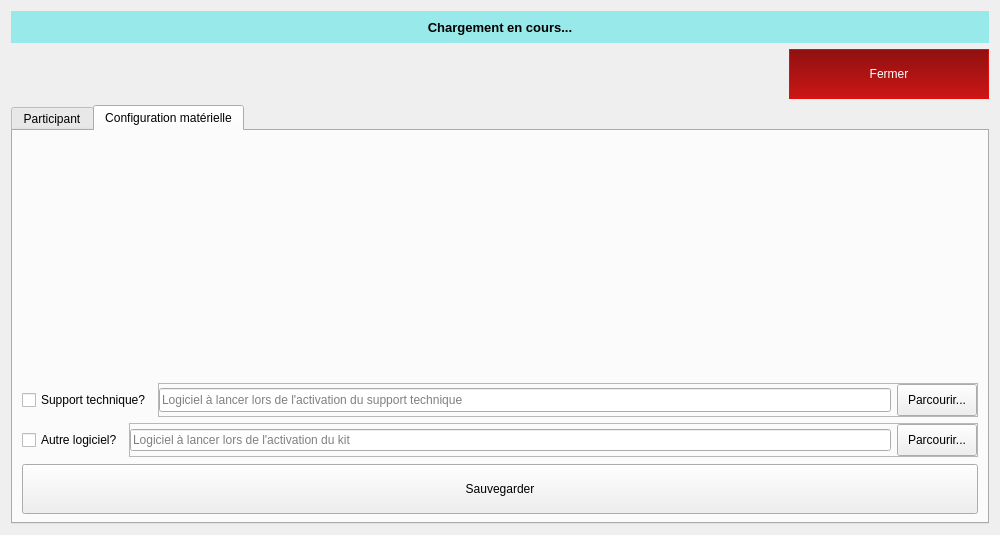
<?xml version="1.0" encoding="UTF-8"?>
<ui version="4.0">
 <class>KitConfigDialog</class>
 <widget class="QDialog" name="KitConfigDialog">
  <property name="geometry">
   <rect>
    <x>0</x>
    <y>0</y>
    <width>1000</width>
    <height>535</height>
   </rect>
  </property>
  <property name="windowTitle">
   <string>OpenTeraPlus - Kit - Configuration</string>
  </property>
  <property name="styleSheet">
   <string notr="true">QPushButton#btnClose,QPushButton#btnSaveConfig{
	min-height: 48px;
}

QComboBox{
	min-height: 32px;
}

QLabel#lblStatus{
	background-color: rgba(64,227,227,50%);;
	color: black;
}

QPushButton#btnClose{
	background-color: qlineargradient(x1: 0, y1: 0, x2: 0, y2: 1, stop: 0 #8f1010, stop: 1 #cc1616);
    color: white;
    border: 1px solid #e60b0b;
}</string>
  </property>
  <layout class="QVBoxLayout" name="verticalLayout">
   <item>
    <widget class="QLabel" name="lblStatus">
     <property name="minimumSize">
      <size>
       <width>0</width>
       <height>32</height>
      </size>
     </property>
     <property name="font">
      <font>
       <pointsize>10</pointsize>
       <bold>true</bold>
      </font>
     </property>
     <property name="text">
      <string>Chargement en cours...</string>
     </property>
     <property name="alignment">
      <set>Qt::AlignCenter</set>
     </property>
    </widget>
   </item>
   <item>
    <layout class="QHBoxLayout" name="horizontalLayout_2">
     <item>
      <spacer name="horizontalSpacer">
       <property name="orientation">
        <enum>Qt::Horizontal</enum>
       </property>
       <property name="sizeHint" stdset="0">
        <size>
         <width>40</width>
         <height>20</height>
        </size>
       </property>
      </spacer>
     </item>
     <item>
      <widget class="QPushButton" name="btnClose">
       <property name="sizePolicy">
        <sizepolicy hsizetype="Preferred" vsizetype="Fixed">
         <horstretch>0</horstretch>
         <verstretch>0</verstretch>
        </sizepolicy>
       </property>
       <property name="minimumSize">
        <size>
         <width>200</width>
         <height>50</height>
        </size>
       </property>
       <property name="cursor">
        <cursorShape>PointingHandCursor</cursorShape>
       </property>
       <property name="text">
        <string>Fermer</string>
       </property>
       <property name="icon">
        <iconset resource="../../resources/TeraClient.qrc">
         <normaloff>:/icons/ok.png</normaloff>:/icons/ok.png</iconset>
       </property>
       <property name="iconSize">
        <size>
         <width>32</width>
         <height>32</height>
        </size>
       </property>
      </widget>
     </item>
    </layout>
   </item>
   <item>
    <widget class="QTabWidget" name="tabSections">
     <property name="currentIndex">
      <number>1</number>
     </property>
     <property name="iconSize">
      <size>
       <width>32</width>
       <height>32</height>
      </size>
     </property>
     <widget class="QWidget" name="tabParticipant">
      <attribute name="icon">
       <iconset resource="../../resources/TeraClient.qrc">
        <normaloff>:/icons/patient.png</normaloff>:/icons/patient.png</iconset>
      </attribute>
      <attribute name="title">
       <string>Participant</string>
      </attribute>
      <layout class="QVBoxLayout" name="verticalLayout_2">
       <property name="spacing">
        <number>15</number>
       </property>
       <item>
        <layout class="QGridLayout" name="gridLayout">
         <item row="0" column="7">
          <widget class="QLabel" name="lblGroup">
           <property name="sizePolicy">
            <sizepolicy hsizetype="Maximum" vsizetype="Preferred">
             <horstretch>0</horstretch>
             <verstretch>0</verstretch>
            </sizepolicy>
           </property>
           <property name="text">
            <string>Groupe</string>
           </property>
          </widget>
         </item>
         <item row="0" column="0">
          <widget class="QLabel" name="icoSite">
           <property name="sizePolicy">
            <sizepolicy hsizetype="Maximum" vsizetype="Maximum">
             <horstretch>0</horstretch>
             <verstretch>0</verstretch>
            </sizepolicy>
           </property>
           <property name="minimumSize">
            <size>
             <width>32</width>
             <height>32</height>
            </size>
           </property>
           <property name="maximumSize">
            <size>
             <width>32</width>
             <height>32</height>
            </size>
           </property>
           <property name="text">
            <string/>
           </property>
           <property name="pixmap">
            <pixmap resource="../../resources/TeraClient.qrc">:/icons/site.png</pixmap>
           </property>
           <property name="scaledContents">
            <bool>true</bool>
           </property>
          </widget>
         </item>
         <item row="0" column="5">
          <widget class="QComboBox" name="cmbProjects">
           <property name="enabled">
            <bool>false</bool>
           </property>
          </widget>
         </item>
         <item row="0" column="6">
          <widget class="QLabel" name="icoGroup">
           <property name="sizePolicy">
            <sizepolicy hsizetype="Fixed" vsizetype="Fixed">
             <horstretch>0</horstretch>
             <verstretch>0</verstretch>
            </sizepolicy>
           </property>
           <property name="minimumSize">
            <size>
             <width>32</width>
             <height>32</height>
            </size>
           </property>
           <property name="maximumSize">
            <size>
             <width>32</width>
             <height>32</height>
            </size>
           </property>
           <property name="text">
            <string/>
           </property>
           <property name="pixmap">
            <pixmap resource="../../resources/TeraClient.qrc">:/icons/group.png</pixmap>
           </property>
           <property name="scaledContents">
            <bool>true</bool>
           </property>
          </widget>
         </item>
         <item row="0" column="3">
          <widget class="QLabel" name="icoProject">
           <property name="sizePolicy">
            <sizepolicy hsizetype="Fixed" vsizetype="Fixed">
             <horstretch>0</horstretch>
             <verstretch>0</verstretch>
            </sizepolicy>
           </property>
           <property name="minimumSize">
            <size>
             <width>32</width>
             <height>32</height>
            </size>
           </property>
           <property name="maximumSize">
            <size>
             <width>32</width>
             <height>32</height>
            </size>
           </property>
           <property name="text">
            <string/>
           </property>
           <property name="pixmap">
            <pixmap resource="../../resources/TeraClient.qrc">:/icons/project.png</pixmap>
           </property>
           <property name="scaledContents">
            <bool>true</bool>
           </property>
          </widget>
         </item>
         <item row="0" column="2">
          <widget class="QComboBox" name="cmbSites">
           <property name="enabled">
            <bool>false</bool>
           </property>
          </widget>
         </item>
         <item row="0" column="8">
          <widget class="QComboBox" name="cmbGroups">
           <property name="enabled">
            <bool>false</bool>
           </property>
          </widget>
         </item>
         <item row="0" column="4">
          <widget class="QLabel" name="lblProject">
           <property name="sizePolicy">
            <sizepolicy hsizetype="Maximum" vsizetype="Preferred">
             <horstretch>0</horstretch>
             <verstretch>0</verstretch>
            </sizepolicy>
           </property>
           <property name="text">
            <string>Projet</string>
           </property>
          </widget>
         </item>
         <item row="0" column="1">
          <widget class="QLabel" name="lblSite">
           <property name="sizePolicy">
            <sizepolicy hsizetype="Maximum" vsizetype="Preferred">
             <horstretch>0</horstretch>
             <verstretch>0</verstretch>
            </sizepolicy>
           </property>
           <property name="text">
            <string>Site</string>
           </property>
          </widget>
         </item>
        </layout>
       </item>
       <item>
        <widget class="QListWidget" name="lstParticipants">
         <property name="enabled">
          <bool>false</bool>
         </property>
         <property name="editTriggers">
          <set>QAbstractItemView::NoEditTriggers</set>
         </property>
         <property name="iconSize">
          <size>
           <width>64</width>
           <height>64</height>
          </size>
         </property>
         <property name="textElideMode">
          <enum>Qt::ElideMiddle</enum>
         </property>
         <property name="movement">
          <enum>QListView::Static</enum>
         </property>
         <property name="spacing">
          <number>0</number>
         </property>
         <property name="gridSize">
          <size>
           <width>100</width>
           <height>100</height>
          </size>
         </property>
         <property name="viewMode">
          <enum>QListView::IconMode</enum>
         </property>
         <property name="uniformItemSizes">
          <bool>false</bool>
         </property>
         <property name="wordWrap">
          <bool>true</bool>
         </property>
         <property name="itemAlignment">
          <set>Qt::AlignCenter</set>
         </property>
        </widget>
       </item>
       <item>
        <layout class="QGridLayout" name="gridLayout_2">
         <item row="0" column="1">
          <widget class="QLabel" name="lblService">
           <property name="sizePolicy">
            <sizepolicy hsizetype="Maximum" vsizetype="Preferred">
             <horstretch>0</horstretch>
             <verstretch>0</verstretch>
            </sizepolicy>
           </property>
           <property name="text">
            <string>Service</string>
           </property>
          </widget>
         </item>
         <item row="0" column="2">
          <widget class="QComboBox" name="cmbServices">
           <property name="enabled">
            <bool>false</bool>
           </property>
          </widget>
         </item>
         <item row="0" column="0">
          <widget class="QLabel" name="icoService">
           <property name="sizePolicy">
            <sizepolicy hsizetype="Fixed" vsizetype="Fixed">
             <horstretch>0</horstretch>
             <verstretch>0</verstretch>
            </sizepolicy>
           </property>
           <property name="minimumSize">
            <size>
             <width>32</width>
             <height>32</height>
            </size>
           </property>
           <property name="maximumSize">
            <size>
             <width>32</width>
             <height>32</height>
            </size>
           </property>
           <property name="text">
            <string/>
           </property>
           <property name="pixmap">
            <pixmap resource="../../resources/TeraClient.qrc">:/icons/service.png</pixmap>
           </property>
           <property name="scaledContents">
            <bool>true</bool>
           </property>
          </widget>
         </item>
        </layout>
       </item>
       <item>
        <layout class="QHBoxLayout" name="horizontalLayout">
         <item>
          <widget class="QPushButton" name="btnSetParticipant">
           <property name="enabled">
            <bool>false</bool>
           </property>
           <property name="cursor">
            <cursorShape>PointingHandCursor</cursorShape>
           </property>
           <property name="text">
            <string>Associer ce participant à ce kit</string>
           </property>
           <property name="icon">
            <iconset resource="../../resources/TeraClient.qrc">
             <normaloff>:/icons/patient_online.png</normaloff>:/icons/patient_online.png</iconset>
           </property>
           <property name="iconSize">
            <size>
             <width>32</width>
             <height>32</height>
            </size>
           </property>
          </widget>
         </item>
         <item>
          <widget class="QPushButton" name="btnUnsetParticipant">
           <property name="enabled">
            <bool>false</bool>
           </property>
           <property name="cursor">
            <cursorShape>PointingHandCursor</cursorShape>
           </property>
           <property name="text">
            <string>Désassocier le participant actuel</string>
           </property>
           <property name="icon">
            <iconset resource="../../resources/TeraClient.qrc">
             <normaloff>:/icons/delete_old.png</normaloff>:/icons/delete_old.png</iconset>
           </property>
           <property name="iconSize">
            <size>
             <width>32</width>
             <height>32</height>
            </size>
           </property>
          </widget>
         </item>
        </layout>
       </item>
      </layout>
     </widget>
     <widget class="QWidget" name="tabConfig">
      <attribute name="icon">
       <iconset resource="../../resources/TeraClient.qrc">
        <normaloff>:/icons/device.png</normaloff>:/icons/device.png</iconset>
      </attribute>
      <attribute name="title">
       <string>Configuration matérielle</string>
      </attribute>
      <layout class="QVBoxLayout" name="verticalLayout_3">
       <item>
        <widget class="TeraForm" name="wdgDeviceConfig" native="true">
         <property name="sizePolicy">
          <sizepolicy hsizetype="Expanding" vsizetype="Expanding">
           <horstretch>0</horstretch>
           <verstretch>0</verstretch>
          </sizepolicy>
         </property>
        </widget>
       </item>
       <item>
        <layout class="QHBoxLayout" name="horizontalLayout_3">
         <item>
          <widget class="QCheckBox" name="chkTechSup">
           <property name="cursor">
            <cursorShape>PointingHandCursor</cursorShape>
           </property>
           <property name="text">
            <string>Support technique?</string>
           </property>
          </widget>
         </item>
         <item>
          <widget class="QFrame" name="frameTechSup">
           <property name="frameShape">
            <enum>QFrame::StyledPanel</enum>
           </property>
           <property name="frameShadow">
            <enum>QFrame::Raised</enum>
           </property>
           <layout class="QHBoxLayout" name="horizontalLayout_4">
            <property name="leftMargin">
             <number>0</number>
            </property>
            <property name="topMargin">
             <number>0</number>
            </property>
            <property name="rightMargin">
             <number>0</number>
            </property>
            <property name="bottomMargin">
             <number>0</number>
            </property>
            <item>
             <widget class="QLineEdit" name="txtTechSup">
              <property name="minimumSize">
               <size>
                <width>0</width>
                <height>24</height>
               </size>
              </property>
              <property name="placeholderText">
               <string>Logiciel à lancer lors de l'activation du support technique</string>
              </property>
             </widget>
            </item>
            <item>
             <widget class="QPushButton" name="btnTechSup">
              <property name="minimumSize">
               <size>
                <width>0</width>
                <height>32</height>
               </size>
              </property>
              <property name="cursor">
               <cursorShape>PointingHandCursor</cursorShape>
              </property>
              <property name="text">
               <string>Parcourir...</string>
              </property>
              <property name="icon">
               <iconset resource="../../resources/TeraClient.qrc">
                <normaloff>:/icons/search.png</normaloff>:/icons/search.png</iconset>
              </property>
              <property name="iconSize">
               <size>
                <width>24</width>
                <height>24</height>
               </size>
              </property>
             </widget>
            </item>
           </layout>
          </widget>
         </item>
        </layout>
       </item>
       <item>
        <layout class="QHBoxLayout" name="horizontalLayout_5">
         <item>
          <widget class="QCheckBox" name="chkOtherSoftware">
           <property name="sizePolicy">
            <sizepolicy hsizetype="Minimum" vsizetype="Fixed">
             <horstretch>0</horstretch>
             <verstretch>0</verstretch>
            </sizepolicy>
           </property>
           <property name="cursor">
            <cursorShape>PointingHandCursor</cursorShape>
           </property>
           <property name="text">
            <string>Autre logiciel?</string>
           </property>
          </widget>
         </item>
         <item>
          <widget class="QFrame" name="frameOtherSoftware">
           <property name="minimumSize">
            <size>
             <width>0</width>
             <height>24</height>
            </size>
           </property>
           <property name="frameShape">
            <enum>QFrame::StyledPanel</enum>
           </property>
           <property name="frameShadow">
            <enum>QFrame::Raised</enum>
           </property>
           <layout class="QHBoxLayout" name="horizontalLayout_6">
            <property name="leftMargin">
             <number>0</number>
            </property>
            <property name="topMargin">
             <number>0</number>
            </property>
            <property name="rightMargin">
             <number>0</number>
            </property>
            <property name="bottomMargin">
             <number>0</number>
            </property>
            <item>
             <widget class="QLineEdit" name="txtOtherSoftware">
              <property name="placeholderText">
               <string>Logiciel à lancer lors de l'activation du kit</string>
              </property>
             </widget>
            </item>
            <item>
             <widget class="QPushButton" name="btnOtherSoftware">
              <property name="minimumSize">
               <size>
                <width>0</width>
                <height>32</height>
               </size>
              </property>
              <property name="cursor">
               <cursorShape>PointingHandCursor</cursorShape>
              </property>
              <property name="text">
               <string>Parcourir...</string>
              </property>
              <property name="icon">
               <iconset resource="../../resources/TeraClient.qrc">
                <normaloff>:/icons/search.png</normaloff>:/icons/search.png</iconset>
              </property>
              <property name="iconSize">
               <size>
                <width>24</width>
                <height>24</height>
               </size>
              </property>
             </widget>
            </item>
           </layout>
          </widget>
         </item>
        </layout>
       </item>
       <item>
        <widget class="QPushButton" name="btnSaveConfig">
         <property name="minimumSize">
          <size>
           <width>0</width>
           <height>50</height>
          </size>
         </property>
         <property name="maximumSize">
          <size>
           <width>16777215</width>
           <height>48</height>
          </size>
         </property>
         <property name="cursor">
          <cursorShape>PointingHandCursor</cursorShape>
         </property>
         <property name="text">
          <string>Sauvegarder</string>
         </property>
         <property name="icon">
          <iconset resource="../../resources/TeraClient.qrc">
           <normaloff>:/icons/save.png</normaloff>:/icons/save.png</iconset>
         </property>
         <property name="iconSize">
          <size>
           <width>32</width>
           <height>32</height>
          </size>
         </property>
        </widget>
       </item>
      </layout>
     </widget>
    </widget>
   </item>
  </layout>
 </widget>
 <customwidgets>
  <customwidget>
   <class>TeraForm</class>
   <extends>QWidget</extends>
   <header>TeraForm.h</header>
   <container>1</container>
  </customwidget>
 </customwidgets>
 <resources>
  <include location="../../resources/TeraClient.qrc"/>
 </resources>
 <connections/>
</ui>
